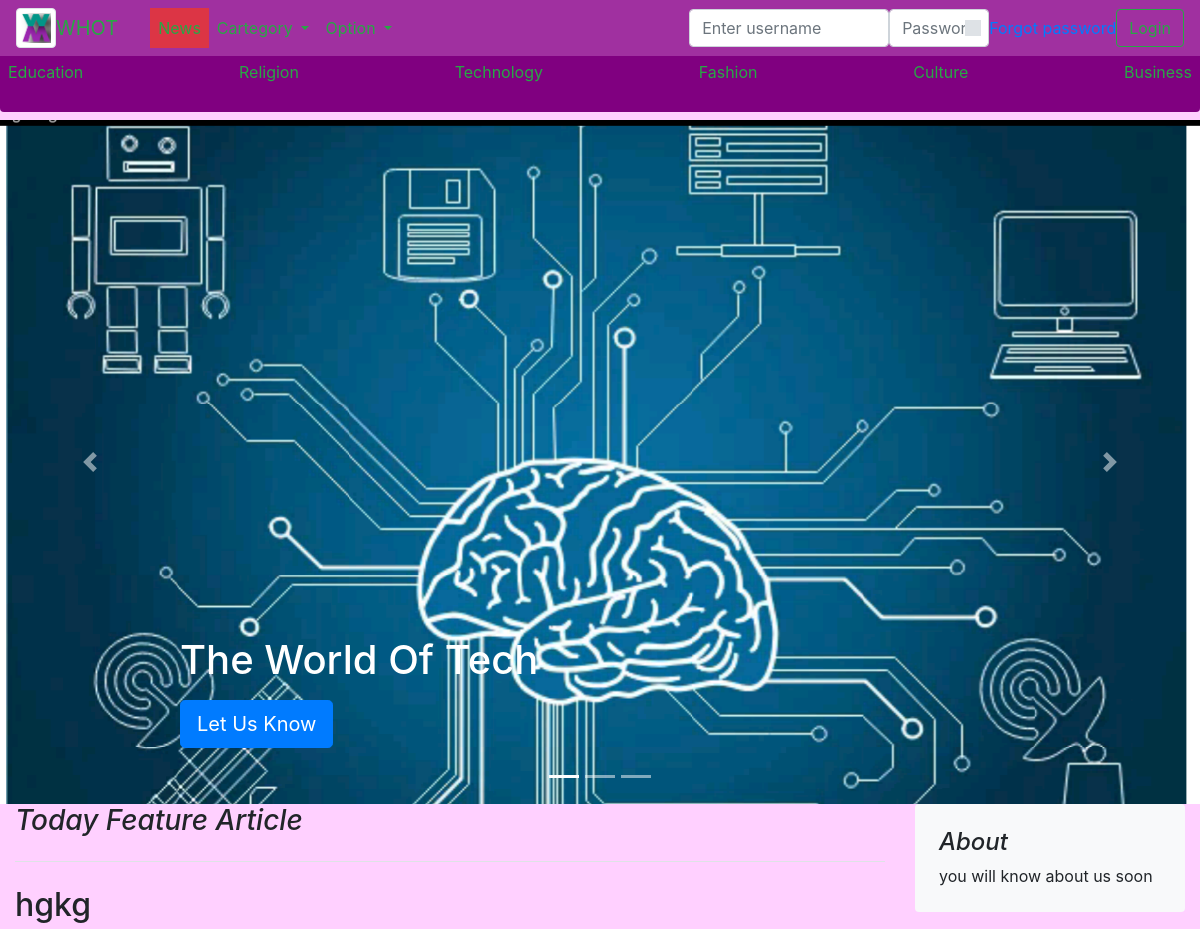
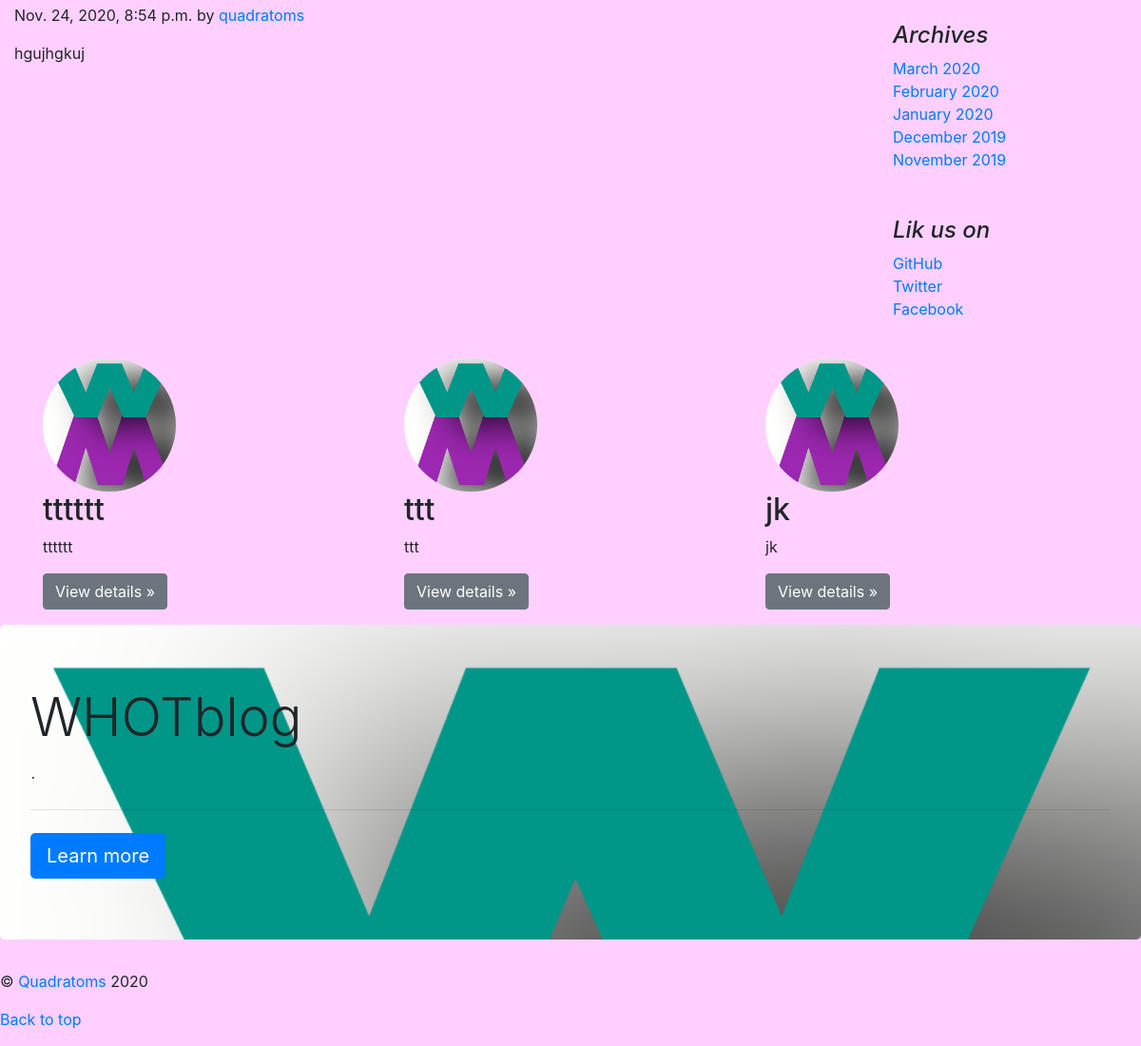
Screenshot of /whot/ with the database file from the repository (2 pictures, top to bottom).
### newblog/models.py (models this page shows, shortened)
class Article(models.Model):
	article_cat=models.ForeignKey(cartegory,on_delete=models.PROTECT)
	author=models.ForeignKey("auth.User",null= True, blank= True, on_delete=models.SET_NULL)# shoulldbechanged
	heading = models.CharField(max_length=300)
	date=models.DateTimeField(auto_now_add=True)
	article_img=models.ImageField(upload_to= 'article_image', blank=True)
	article_body=RichTextField(blank=True, null=True)
	view=models.IntegerField(default=0)

class Profile(models.Model):
	user = models.OneToOneField(settings.AUTH_USER_MODEL, on_delete=models.CASCADE)
	name = models.CharField(max_length=100, null=True)
	age = models.DateField(blank=True, null=True)
	profession = models.CharField(max_length=10, null=True)
	telephone= models.IntegerField(default='0', blank=True, null=True)
	profile_pic=models.ImageField(blank=True, null=True)
	about=models.TextField(blank=True, null=True)
	def __str__(self):
		return self.name

### newblog/views.py (the view)
# urls.py: 2. Add a URL to urlpatterns:  path('', views.home, name='home')
def home(request):
    r=p(request)
    user_login(request)
    story = Article.objects.all()
    randoms=choice(story)
    return render(request, 't/bloghome.html', {'story': story, 'randoms':randoms, 'r':r})

### newblog/views.py (called while the page is built)
def p(request):
	p=Profile.objects.all()
	p=list(p)
	r=sample(p, 3)
	return r

def user_login(request):
    if 'btnsubmit' in request.POST:
        print('hello')
        username = request.POST.get('login_username')
        password = request.POST.get('login_password')
        print(username,' ', password)
        user = auth.authenticate(request, username=username, password=password)
        print(user)
        if user is not None:
            print('correct')
            auth.login(request, user)
            print('log')
            return redirect('/whot/')
        else:
            messages.info(request, 'username or password is incorrect')
            return redirect('/whot/')

### news/templates/t/bloghome.html (shortened to what this page needs)
{% extends 't/base2.html' %}
{% load static %}
{% block content %}
      <h3 class="pb-4 mb-4 font-italic border-bottom">
        Today Feature Article
      </h3>
      <div class="blog-post">
        <h2 class="blog-post-title">{{randoms.heading}}</h2>
        <p class="blog-post-meta">{{randoms.date}} by <a href="#">{{randoms.author }}</a></p>
        <p>{{randoms.article_body|safe|truncatewords:100}}</p>
        </div>
{% endblock %}
{% block carousel %}
<div id="myCarousel" class="carousel slide" data-ride="carousel">
    <ol class="carousel-indicators">
      <li data-target="#myCarousel" data-slide-to="0" class="active"></li>
      <li data-target="#myCarousel" data-slide-to="1"></li>
      <li data-target="#myCarousel" data-slide-to="2"></li>
    </ol>
    <div class="carousel-inner">
      <div class="carousel-item active">
        <img class="bd-placeholder-img" width="100%" height="100%" src="{% static "technology.png" %}" preserveAspectRatio="xMidYMid slice" focusable="false" role="img">
        <div class="container">
          <div class="carousel-caption text-left">
            <h1>The World Of Tech</h1>
            <p><a class="btn btn-lg btn-primary" href="/create-article" role="button">Let Us Know</a></p>
          </div>
        </div>
      </div>
    </div>
    <a class="carousel-control-prev" href="#myCarousel" role="button" data-slide="prev">
      <span class="carousel-control-prev-icon" aria-hidden="true"></span>
    </a>
    <a class="carousel-control-next" href="#myCarousel" role="button" data-slide="next">
      <span class="carousel-control-next-icon" aria-hidden="true"></span>
    </a>
  </div>
{% endblock %}

### news/templates/t/base2.html (shortened to what this page needs)
{% load static %}
<!doctype html>
<html lang="en">
<head>
  <link rel="stylesheet" href='{% static "bootstrap.min.css" %}'>
</head>
<body class="" style="background-color:#ffd0ff">
  <header>
    <div class="container-fluid">
      <nav class="navbar fixed-top navbar-expand-md navbar-dark" style="background-color:#a030a0">
        <img class="img img-thumbnail" width="40" src="{% static "whott.png" %}" preserveAspectRatio="xMidYMid slice"
          focusable="false" role="img">
        <a class="navbar-brand text-success" href="/whot">WHOT</a>
        <div class="collapse navbar-collapse" id="navbarSupportedContent">
          <ul class="navbar-nav mr-auto">
            <li class="nav-item active">
              <a class="nav-link text-success" href="/whot/profile/{{ user.id }}"><span class="sr-only">(current)</span></a>
            </li>
            <li class="nav-item">
              <a class="nav-link text-success btn-danger" href="/">News</a>
            </li>
            <li class="nav-item dropdown">
              <a class="nav-link dropdown-toggle text-success" href="#" id="navbarDropdown" role="button"
                data-toggle="dropdown" aria-haspopup="true" aria-expanded="false">
                Cartegory
              </a>
            </li>
            <li class="nav-item dropdown">
              <a class="nav-link dropdown-toggle text-success" href="#" id="navbarDropdown" role="button"
                data-toggle="dropdown" aria-haspopup="true" aria-expanded="false">
                Option
              </a>
            </li>
          </ul>
          {% if user.is_authenticated %}
          <br>
          {% else %}
          <form method='post' class="form-inline my-0 my-lg-0">
            <div class="form-group">
              <input style="max-width: 200px" type="text" class="form-control" name="login_username"
                aria-describedby="usernameHelp" placeholder="Enter username">
            </div>
            <div class="form-group">
              <input style="max-width: 100px" type="password" class="form-control" name="login_password"
                placeholder="Password">
            </div>
            <a href="/password_reset"><label class="custom-control-label">Forgot password</label></a>
            <button class="btn btn-outline-success my-0 my-sm-0" type="submit" name="btnsubmit">Login</button>
          </form>
          {% endif %}
        </div>
      </nav>
    </div>
  </header>
  <br>
  <br>
  <div class="container-fliud">
    <div class="table-responsive-sm py-1 mb-2 rounded" style="background-color:#800080">
      <nav class="table d-flex justify-content-between">
        <a class="p-2 text-success nav-link" href="/whot/article-cat/1">Education</a>
        <a class="p-2 text-success nav-link" href="/whot/article-cat/2">Religion</a>
        <a class="p-2 text-success nav-link" href="/whot/article-cat/3">Technology</a>
        <a class="p-2 text-success nav-link" href="/whot/article-cat/4">Fashion</a>
        <a class="p-2 text-success nav-link" href="/whot/article-cat/5">Culture</a>
        <a class="p-2 text-success nav-link" href="/whot/article-cat/6">Business</a>
      </nav>
    </div>
  </div>
  {% block carousel %}
  {% endblock %}
  <main role="main" class="container-fluid">
    <div class="row">
      <div class="col-sm-9" style="position:relative;">
        {% block content %}
        {% endblock %}
      </div>
      <aside class="col-md-3 blog-sidebar">
        <div class="p-4 mb-3 bg-light rounded">
          <h4 class="font-italic">About</h4>
          <p class="mb-0">you will know about us soon</p>
        </div>
        <div class="p-4">
          <h4 class="font-italic">Archives</h4>
          <ol class="list-unstyled mb-0">
            <li><a class="navlink" href="#">March 2020</a></li>
            <li><a class="navlink" href="#">February 2020</a></li>
            <li><a class="navlink" href="#">January 2020</a></li>
            <li><a class="navlink" href="#">December 2019</a></li>
            <li><a class="navlink" href="#">November 2019</a></li>
          </ol>
        </div>
        <div class="p-4">
          <h4 class="font-italic">Lik us on</h4>
          <ol class="list-unstyled">
            <li><a href="https://github.com/quadratoms">GitHub</a></li>
            <li><a href="#">Twitter</a></li>
            <li><a href="#">Facebook</a></li>
          </ol>
        </div>
      </aside>
    </div>
  </main>
  <div class="container">
    <div class="row justified">
      {% for i in r %}
      <div class="col col-lg-4">
        {% if i.image %}
        <img class="bd-placeholder-img rounded-circle" width="140" height="140" src="{{ i.img.url }}"
          preserveAspectRatio="xMidYMid slice" focusable="false" role="img" aria-label="Placeholder: 140x140">
        {% else %}
        <img class="bd-placeholder-img rounded-circle" width="140" height="140" src="/static/whott.png"
          preserveAspectRatio="xMidYMid slice" focusable="false" role="img" aria-label="Placeholder: 140x140">
        {% endif %}
        <h2>{{ i.name }}</h2>
        <p>{{ i }}</p>
        <p><a class="btn btn-secondary" href="/whot/profile/{{ i.id }}" role="button">View details &raquo;</a></p>
      </div>
      {% endfor %}
    </div>
  </div>
  <footer class="footer">
    <div class="jumbotron" style="background-image: url('/static/whott.png'); background-size: cover">
      <h1 class="display-4">WHOTblog</h1>
      <p class="lead">.</p>
      <hr class="my-4">
      <a class="btn btn-primary btn-lg" href="#" role="button">Learn more</a>
    </div>
    <div class="nav">
      <p>©<a href="/"> Quadratoms</a> 2020</p>
    </div>
    <p>
      <a href="#">Back to top</a>
    </p>
  </footer>
</body>
</html>

### rows the page displays
Article: heading "hgkg", date "Nov. 24, 2020, 8:54 p.m.", author "quadratoms", article_body "hgujhgkuj"
Profile: name "tttttt"
Profile: name "ttt"
Profile: name "jk"
